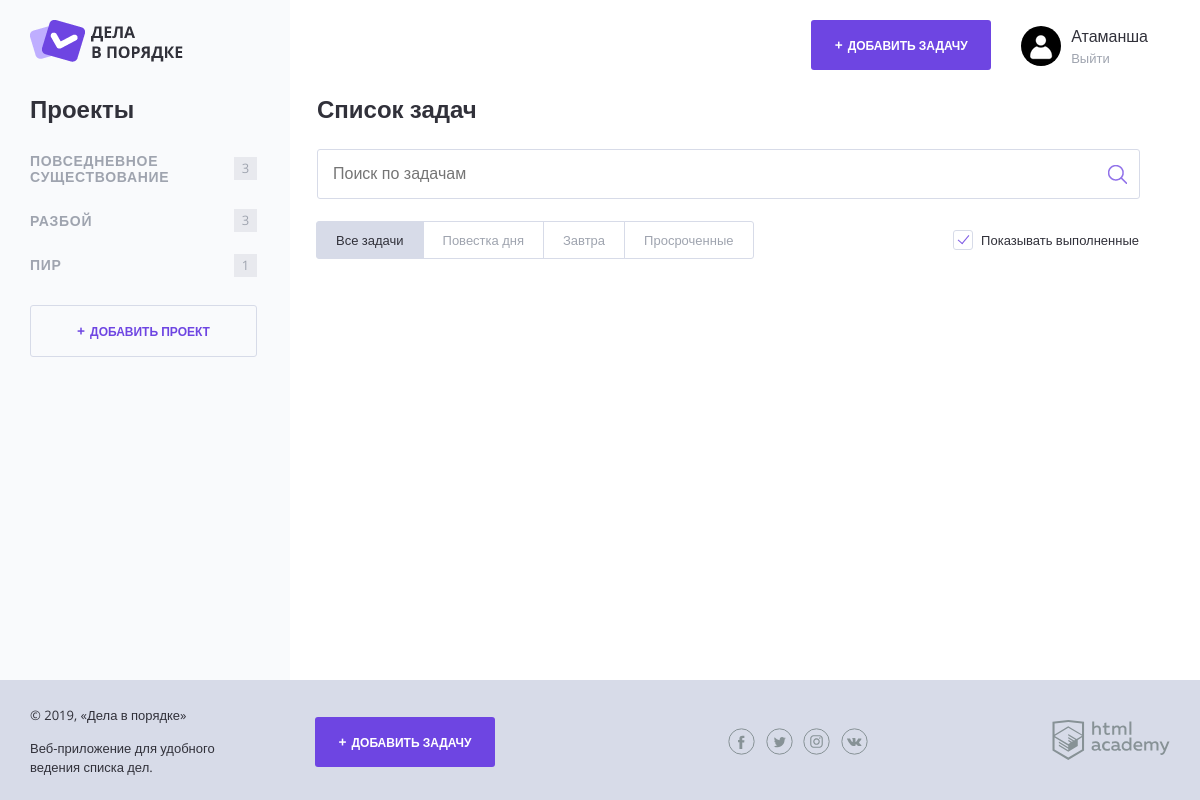
The page /index.php?category=6 (signed in) on the database its author committed.
### tables this page shows
CREATE TABLE categories (
  id INT AUTO_INCREMENT PRIMARY KEY,
  name CHAR(128) NOT NULL,
  user_id INT NOT NULL
);

### functions.php (called while the page is built, shortened)
<?php
function include_template(string $name, array $data): string {
    $name = 'templates/' . $name;
    extract($data);
    require $name;
    $result = ob_get_clean();
    return $result;
}
function countTasks(string $category_name, array $task_list): int {
    $tasks_sum = 0;
    foreach($task_list as $task) {
        if($category_name === $task['categories_name']) {
            $tasks_sum++;
        }
    }
    return $tasks_sum;
}

### mysql_helper.php (called while the page is built, shortened)
<?php
function fetchData($link, string $sql): array {
    $result = mysqli_query($link, $sql);
    return mysqli_fetch_all($result, MYSQLI_ASSOC);
}
function getCategories($link, int $user_id): array {
    $sql_cat = "SELECT categories.id, categories.name FROM categories
                JOIN users ON categories.user_id = users.id
                WHERE users.id = $user_id";
    return fetchData($link, $sql_cat);
}
function getTasks($link, int $user_id): array {
    $sql_tasks = "SELECT tasks.name, tasks.created_at, tasks.expires_at, categories.name AS categories_name, status FROM tasks
        JOIN categories ON tasks.category_id = categories.id
        JOIN users ON categories.user_id = users.id
        WHERE users.id = $user_id";
    return fetchData($link, $sql_tasks);
}
function getTasksForCategory($link, int $user_id, int $category_id = null): array
{
    if (null === $category_id) {
        $sql_tasks = "SELECT tasks.id, tasks.name, tasks.created_at, tasks.expires_at, tasks.file_path, categories.name AS categories_name, status FROM tasks
            JOIN categories ON tasks.category_id = categories.id
            JOIN users ON categories.user_id = users.id
            WHERE users.id = $user_id
            ORDER BY tasks.created_at DESC";
    } else {
        $sql_tasks = "SELECT tasks.id, tasks.name, tasks.created_at, tasks.expires_at, tasks.file_path, categories.name AS categories_name, status FROM tasks
            JOIN categories ON tasks.category_id = categories.id
            JOIN users ON categories.user_id = users.id
            WHERE users.id = $user_id AND categories.id = $category_id
            ORDER BY tasks.created_at DESC";
    }
    return fetchData($link, $sql_tasks);
}

### templates/layout.php (the view, shortened to what this page needs)
<!DOCTYPE html>
<html lang="ru">
<head>
    <link rel="stylesheet" href="css/normalize.css">
    <link rel="stylesheet" href="css/style.css">
    <link rel="stylesheet" href="css/flatpickr.min.css">
</head>
<body class="<?= (!$user && !$isSignInOrRegister) ? 'body-background' :''; ?>">
<div class="page-wrapper">
    <div class="container <?= !$user ? '' : 'container--with-sidebar'; ?>">
        <header class="main-header">
            <a href="/">
                <img src="img/logo.png" width="153" height="42" alt="Логотип Дела в порядке">
            </a>
            <div class="main-header__side">
                <?php if(!$user): ?>
                    <a class="main-header__side-item button button--transparent" href="sign_in.php">Войти</a>
                <?php else: ?>
                <a class="main-header__side-item button button--plus open-modal" href="add.php">Добавить задачу</a>
                <div class="main-header__side-item user-menu">
                    <div class="user-menu__image">
                        <img src="img/user.png" width="40" height="40" alt="Пользователь">
                    </div>
                    <div class="user-menu__data">
                        <p><?=htmlspecialchars($user); ?></p>
                        <a href="/?exit">Выйти</a>
                    </div>
                </div>
                <?php endif; ?>
            </div>
        </header>
        <div class="content">
            <?php if($user): ?>
            <section class="content__side">
                <h2 class="content__side-heading">Проекты</h2>
                <nav class="main-navigation">
                    <ul class="main-navigation__list">
                    <?php foreach($category_list as $category): ?>
                        <li class="main-navigation__list-item">
                            <a class="main-navigation__list-item-link" href="/?category=<?= $category['id']; ?>"><?=htmlspecialchars($category['name']); ?></a>
                            <span class="main-navigation__list-item-count"><?=countTasks(htmlspecialchars($category['name']), $task_list); ?></span>
                        </li>
                    <?php endforeach; ?>
                    </ul>
                </nav>
                <a class="button button--transparent button--plus content__side-button"
                    href="add_project.php">Добавить проект</a>
            </section>
            <?php endif; ?>
            <main class="content__main">
                <?= $content ?>
            </main>
        </div>
    </div>
</div>
<footer class="main-footer">
    <div class="container">
        <div class="main-footer__copyright">
            <p>© 2019, «Дела в порядке»</p>
            <p>Веб-приложение для удобного ведения списка дел.</p>
        </div>
        <?php if($user): ?>
        <a class="main-footer__button button button--plus" href="add.php">Добавить задачу</a>
        <?php endif; ?>
        <div class="main-footer__social social">
            <a class="social__link social__link--facebook" href="#">
            </a>
            <a class="social__link social__link--twitter" href="#">
            </a>
            <a class="social__link social__link--instagram" href="#">
            </a>
            <a class="social__link social__link--vkontakte" href="#">
            </a>
        </div>
        <div class="main-footer__developed-by">
            <a href="https://htmlacademy.ru/intensive/php">
                <img src="img/htmlacademy.svg" alt="HTML Academy" width="118" height="40">
            </a>
        </div>
    </div>
</footer>
</body>
</html>

### css/style.css (style rules this page uses)
html, body { height: 100%; }
.page-wrapper { min-height: 100%; margin-bottom: -120px; display: flex; }
.page-wrapper::after { content: ""; display: block; }
.main-footer, .page-wrapper::after { height: 94px; }
body { position: relative; min-width: 1180px; font-size: 16px; font-family: "OpenSans", sans-serif; color: #31313a; }
a { text-decoration: none; }
.container { width: 1140px; margin: 0 auto; padding: 0 20px; }
.container--with-sidebar { position: relative; }
.container--with-sidebar::after { content: ""; position: absolute; top: 0; left: calc(-50vw + 280px); z-index: -1; width: 50vw; height: 100%; background-color: #f9fafc; }
.button { display: inline-block; width: 180px; padding: 17px 0; font-weight: 700; font-size: 12px; text-align: center; color: #ffffff; text-transform: uppercase; text-decoration: none; background-color: #6e45e2; border: 0; border-radius: 3px; }
.button--plus::before { content: "+"; margin-right: 5px; font-size: 14px; }
.button--transparent { color: #6e45e2; border: 1px solid #d7dbe8; }
.button--transparent, .button--transparent:hover, .button--transparent:focus, .button--transparent:active { background-color: transparent; }
.main-header { display: flex; justify-content: space-between; padding: 20px 0 26px; }
.main-header__side { display: flex; align-items: center; margin-right: 22px; }
.main-header__side-item { margin-left: 30px; }
.user-menu { display: flex; align-items: center; }
.user-menu__image { flex-shrink: 1; margin-top: 6px; margin-right: 10px; }
.user-menu__image img { border-radius: 50%; }
.user-menu__data p { margin: 3px 0 2px; }
.user-menu__data a { font-size: 13px; color: #9fa4af; }
.content { display: flex; margin-bottom: 120px; }
.content__side { width: 260px; }
.content__side-heading { margin: 0; margin-bottom: 15px; }
.content__side-button { width: 225px; }
.main-navigation { margin-bottom: 18px; }
.main-navigation__list { margin: 0 0 0 -8px; padding: 0; list-style: none; }
.main-navigation__list-item { display: flex; align-items: center; font-size: 14px; color: #9fa4af; text-transform: uppercase; }
.main-navigation__list-item-link { flex-grow: 1; padding: 14px 8px; font-weight: bold; color: inherit; text-decoration: none; letter-spacing: 0.05em; }
.main-navigation__list-item-count { display: inline-block; min-width: 19px; min-height: 19px; margin-right: 33px; padding: 2px; font-size: 13px; line-height: 18px; text-align: center; background-color: #e8e9ee; }
.content__main { flex-grow: 1; padding: 0 30px 0 27px; }
.main-footer { position: relative; padding: 13px 0; background-color: #d7dbe8; }
.main-footer .container { display: flex; align-items: center; }
.main-footer__copyright { width: 215px; margin-right: 70px; font-size: 13px; line-height: 1.5; }
.main-footer__button { margin-right: 202px; }
.main-footer__social { width: 140px; margin-right: 184px; }
.social { display: flex; flex-wrap: wrap; justify-content: space-between; margin-left: auto; }
.social__link { width: 27px; height: 27px; }

### rows shown on the page
categories: name "ПОВСЕДНЕВНОЕ СУЩЕСТВОВАНИЕ", name "3"
categories: name "РАЗБОЙ", name "3"
categories: name "ПИР", name "1"

### other values the page prints
$user "Атаманша"
